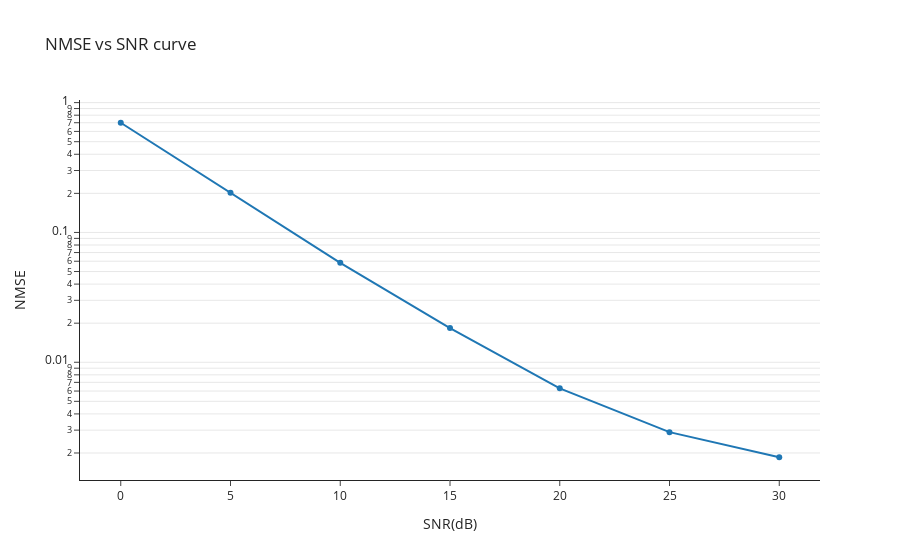

The cell this chart's notebook holds for it:
### Code cell
import plotly.graph_objects as go

fig = go.Figure(
    layout=go.Layout(
        title="NMSE vs SNR curve",
        template="simple_white"))

fig.add_trace(go.Scatter(x=SNRdb_range, y=NMSE, mode='lines+markers', name='MLS-KRF'))

fig.update_yaxes(title='NMSE',showgrid=True,type="log")
fig.update_xaxes(title='SNR(dB)')

fig.show()

### Figure 1 — Plotly figure (JSON) as saved in the notebook; plotly's stock layout.template omitted (floating-point values rounded to 4 significant figures)
{"data": [{"mode": "lines+markers", "name": "MLS-KRF", "type": "scatter", "x": [0, 5, 10, 15, 20, 25, 30], "y": [0.6998, 0.2024, 0.05832, 0.01836, 0.006295, 0.002895, 0.001855]}], "layout": {"title": {"text": "NMSE vs SNR curve"}, "xaxis": {"title": {"text": "SNR(dB)"}}, "yaxis": {"showgrid": true, "title": {"text": "NMSE"}, "type": "log"}}}
